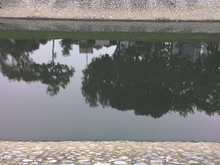
%> input picture Matlab(TIMES)/pon1.png, 220 x 165 px, shrunk from 280 x 210 before the run
$ octave wiener.m   (GNU Octave 9; MATLAB toolbox functions it lacks are replaced by stand-ins)
%> lines starting %> are read from the running program, lines starting %| are printed output that depends on the picture
clear all
close all
clc

%subplot(1,3,1);
RGB = imread('pon1.png');
%> RGB is the input picture: size 165x220x3 uint8; mean R, G, B 126.1, 124.9, 123.1
I = rgb2gray(RGB);
%imshow(I)
%title('Original Image');
%Add noise
%subplot(1,3,2);
J = imnoise(I,'gaussian',0.05);
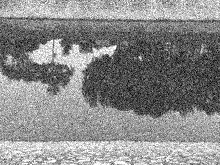
%> J: size 165x220 uint8; min 0, max 255, mean 137.5
%imshow(J);
%title('Added Gaussian Noise');
%Remove noise
%subplot(1,3,3);
K = wiener2(J,[7 7]);
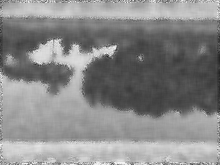
%> K: size 165x220 uint8; min 34, max 243, mean 136.8
tic
K = wiener2(J,[7 7]);
toc
% [6 lines of commented-out code are left out]
%%%%
%MSE1 = myMSE(K,J);
%PSNR1 = 10 * log10( 255^2 / MSE1);

$ run again, with Matlab(TIMES)/pon2.png copied over Matlab(TIMES)/pon1.png
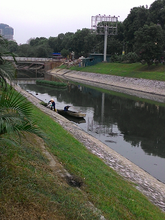
%> input picture Matlab(TIMES)/pon2.png, 165 x 220 px, shrunk from 280 x 373 before the run
%> RGB is the input picture: size 220x165x3 uint8; mean R, G, B 97.2, 100.2, 86.9
%> `J = imnoise(I,'gaussian',0.05);`:
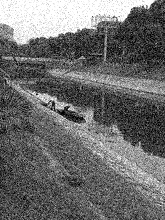
%> J: size 220x165 uint8; min 0, max 255, mean 109
%> `K = wiener2(J,[7 7]);`:
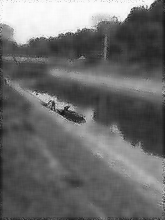
%> K: size 220x165 uint8; min 19, max 253, mean 108.3

$ run again, with Matlab(TIMES)/pon3.png copied over Matlab(TIMES)/pon1.png
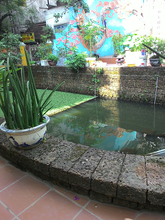
%> input picture Matlab(TIMES)/pon3.png, 165 x 220 px, shrunk from 280 x 373 before the run
%> RGB is the input picture: size 220x165x3 uint8; mean R, G, B 110.5, 120.2, 109
%> `J = imnoise(I,'gaussian',0.05);`:
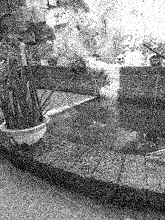
%> J: size 220x165 uint8; min 0, max 255, mean 127.5
%> `K = wiener2(J,[7 7]);`:
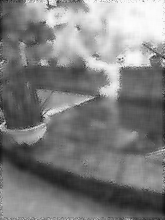
%> K: size 220x165 uint8; min 15, max 253, mean 126.7

$ run again, with Matlab(TIMES)/pon4.png copied over Matlab(TIMES)/pon1.png
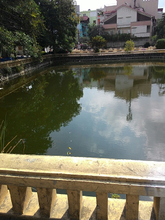
%> input picture Matlab(TIMES)/pon4.png, 165 x 220 px, shrunk from 280 x 373 before the run
%> RGB is the input picture: size 220x165x3 uint8; mean R, G, B 104.8, 103.2, 87.5
%> `J = imnoise(I,'gaussian',0.05);`:
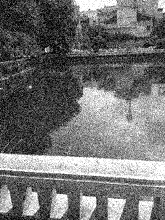
%> J: size 220x165 uint8; min 0, max 255, mean 113.9
%> `K = wiener2(J,[7 7]);`:
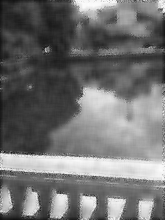
%> K: size 220x165 uint8; min 15, max 252, mean 113.2
